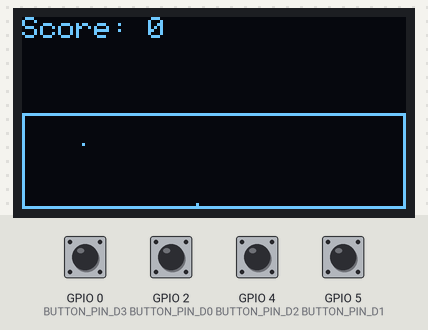
Simulated run of this sketch. Board: ESP32. Shown: 128×64 one-colour display. The test bench sets the inputs (shaded band); at power-on: GPIO 0 (BUTTON_PIN_D3), GPIO 2 (BUTTON_PIN_D0), GPIO 4 (BUTTON_PIN_D2), GPIO 5 (BUTTON_PIN_D1) HIGH. Random numbers use the default seed unless the sketch sets one; what the sketch prints to the serial monitor is not drawn. At 2.4 s the program stops and its outputs stay as they are.

Above: at 1.27 s.
1.3 s: GPIO 2 (BUTTON_PIN_D0) pulled LOW for 0.15 s
Timing chart, 0 to 3.9 s (numbered marks = the images above; inputs shaded):
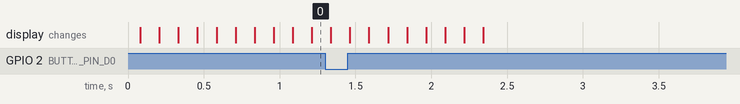

The sketch:

snake2.ino
```cpp
#include <Adafruit_GFX.h>
#include <Adafruit_SSD1306.h>

#define SCREEN_WIDTH 128
#define SCREEN_HEIGHT 64
#define OLED_RESET -1
Adafruit_SSD1306 display(SCREEN_WIDTH, SCREEN_HEIGHT, &Wire, OLED_RESET);

#define BUTTON_PIN_D0 2  // Пин, к которому подключена кнопка
#define BUTTON_PIN_D1 5  // Пин, к которому подключена кнопка
#define BUTTON_PIN_D2 4  // Пин, к которому подключена кнопка
#define BUTTON_PIN_D3 0  // Пин, к которому подключена кнопка

const int MAP_WIDTH = 128;  // Ширина карты
const int MAP_HEIGHT = 32;  // Высота карты (ограничение)

// Двумерный массив для карты (128x32)
char GameMap[MAP_WIDTH][MAP_HEIGHT];

// Структура для фруктов
class Food {
public:
    void SetFoodPosition() {
        bool validPosition = false;
        while (!validPosition) {
            food_x = 1 + (rand() % (MAP_WIDTH - 3));  // Генерация случайной позиции по X
            food_y = 1 + (rand() % (MAP_HEIGHT - 2)); // Генерация случайной позиции по Y
            if (GameMap[food_x][food_y] == ' ') {  // Проверка, что позиция свободна
                validPosition = true;
            }
        }
    }

    void DrawFood() {
        GameMap[food_x][food_y] = '*'; // Отображаем фрукт на карте
    }

    void ClearFood() {
        GameMap[food_x][food_y] = ' '; // Очищаем позицию фрукта
    }

    int GetFoodPositionX() { return food_x; }
    int GetFoodPositionY() { return food_y; }

private:
    int food_x;
    int food_y;
};

Food apple; // Создаем объект фрукта

// Структура для змеи
// Структура для змеи
class Snake {
public:
    // Структура для позиции змеи (головы и тела)
    struct Position {
        int x;
        int y;
    };

    Snake() {
        // Начальная позиция головы змеи
        snakeHead.x = 10;
        snakeHead.y = 10;
        snakeDirection = RIGHT;
        body.push_back(snakeHead); // Добавляем голову в тело змеи
    }

    // Отображение змеи на карте
    void DrawSnake() {
        // Очищаем старую позицию змеи на дисплее
        for (int i = 0; i < body.size(); ++i) {
            int x = body[i].x;
            int y = body[i].y + 32; // Сдвиг по оси Y для отображения на экране
            if (i == 0) {
                display.drawPixel(x, y, SSD1306_BLACK); // Очищаем старую голову
            } else {
                display.drawPixel(x, y, SSD1306_BLACK); // Очищаем старое тело
            }
        }

        // Отображаем голову и тело змеи
        for (int i = 0; i < body.size(); ++i) {
            int x = body[i].x;
            int y = body[i].y + 32; // Сдвиг по оси Y для отображения на экране
            if (i == 0) {
                display.drawPixel(x, y, SSD1306_WHITE); // Отображаем голову змеи
            } else {
                display.drawPixel(x, y, SSD1306_WHITE); // Отображаем тело змеи
            }
        }
    }

    // Перемещение змеи
    void Move() {
        // Сохраняем старое положение головы перед перемещением
        prevHead = snakeHead;

        // Перемещаем голову змеи в выбранном направлении
        switch (snakeDirection) {
            case UP:    snakeHead.y -= 1; break;
            case DOWN:  snakeHead.y += 1; break;
            case LEFT:  snakeHead.x -= 1; break;
            case RIGHT: snakeHead.x += 1; break;
        }

        // Добавляем новую голову в тело змеи
        body.insert(body.begin(), snakeHead);

        // Если змея не съела фрукт, удаляем последний сегмент тела
        if (!(snakeHead.x == apple.GetFoodPositionX() && snakeHead.y == apple.GetFoodPositionY())) {
            body.pop_back(); // Удаляем последний сегмент тела
        }
    }

    // Установка направления движения
    void SetDirection(int dir) {
        // Проверяем, не пытается ли игрок развернуться на 180 градусов
        if ((snakeDirection == UP && dir != DOWN) ||
            (snakeDirection == DOWN && dir != UP) ||
            (snakeDirection == LEFT && dir != RIGHT) ||
            (snakeDirection == RIGHT && dir != LEFT)) {
            snakeDirection = dir;
        }
    }

    // Получение текущей позиции головы змеи
    int GetHeadX() { return snakeHead.x; }
    int GetHeadY() { return snakeHead.y; }

    bool CheckCollision() {
        // Проверка на столкновение с границами
        if (snakeHead.x <= 0 || snakeHead.x >= MAP_WIDTH - 1 || snakeHead.y <= 0 || snakeHead.y >= MAP_HEIGHT - 1) {
            return true;
        }

        // Проверка на столкновение с собственным телом
        for (int i = 1; i < body.size(); ++i) {
            if (snakeHead.x == body[i].x && snakeHead.y == body[i].y) {
                return true;
            }
        }
        return false;
    }

    // Получение тела змеи
    std::vector<Position> GetBody() {
        return body;
    }

    enum Direction { UP, DOWN, LEFT, RIGHT };

private:
    Position snakeHead;  // Голова змеи
    Position prevHead;   // Предыдущее положение головы (для очистки)
    int snakeDirection;  // Направление змеи
    std::vector<Position> body;  // Вектор для тела змеи
};

Snake snake;  // Создаем объект змеи

void setup() {
    Serial.begin(115200);
    pinMode(BUTTON_PIN_D0, INPUT_PULLUP);
    pinMode(BUTTON_PIN_D1, INPUT_PULLUP);
    pinMode(BUTTON_PIN_D2, INPUT_PULLUP);
    pinMode(BUTTON_PIN_D3, INPUT_PULLUP);
    // Инициализация дисплея
    Wire.begin(14, 12);
    if (!display.begin(SSD1306_SWITCHCAPVCC, 0x3C)) {
        Serial.println(F("SSD1306 allocation failed"));
        while (true);  // Останавливаем выполнение, если дисплей не найден
    }

    display.clearDisplay();
    display.setTextSize(1); // Устанавливаем размер текста
    display.setTextColor(SSD1306_WHITE); // Цвет текста — белый

    // Инициализация карты (по умолчанию всё пусто)
    for (int y = 0; y < MAP_HEIGHT; ++y) {
        for (int x = 0; x < MAP_WIDTH; ++x) {
            GameMap[x][y] = ' '; // Пустой символ
        }
    }

    // Пример отрисовки рамки карты
    for (int x = 0; x < MAP_WIDTH; ++x) {
        GameMap[x][0] = '#'; // Верхняя граница
        GameMap[x][MAP_HEIGHT - 1] = '#'; // Нижняя граница
    }

    for (int y = 0; y < MAP_HEIGHT; ++y) {
        GameMap[0][y] = '#'; // Левая граница
        GameMap[MAP_WIDTH - 1][y] = '#'; // Правая граница
    }

    // Установка позиции фрукта на карте
    apple.SetFoodPosition();
    apple.DrawFood(); // Отображаем фрукт

    // Отображаем карту с фруктом
    DrawGameMap();
}

void DrawGameMap() {
    display.clearDisplay(); // Очистить экран

    // Отображаем только игровую карту (128x32)
    for (int y = 0; y < MAP_HEIGHT; ++y) {
        for (int x = 0; x < MAP_WIDTH; ++x) {
            char tile = GameMap[x][y];
            if (tile == '#') {
                display.drawPixel(x, y + 32, SSD1306_WHITE); // Отображаем стены
            } else if (tile == ' ') {
                display.drawPixel(x, y + 32, SSD1306_BLACK); // Пустые клетки
            } else if (tile == '*') {
                display.drawPixel(x, y + 32, SSD1306_WHITE); // Отображаем фрукт
            }
        }
    }

    // Отображаем змейку (с помощью функции)
    snake.DrawSnake();

    // Отображаем дополнительную информацию на верхней части экрана
    display.setCursor(0, 0); // Устанавливаем курсор в верхнюю часть экрана
    display.setTextSize(1); // Размер текста
    display.print(F("Score: "));
    display.print(snake.GetBody().size() - 1); // Пример для отображения счета (минус 1 за голову)

    display.display(); // Обновляем экран
}

void loop() {
    // Чтение данных с монитора порта и управление направлением змеи
    if (digitalRead(BUTTON_PIN_D0) == LOW) {
        snake.SetDirection(Snake::UP);
    } else if (digitalRead(BUTTON_PIN_D1) == LOW) {
        snake.SetDirection(Snake::DOWN);
    } else if (digitalRead(BUTTON_PIN_D2) == LOW) {
        snake.SetDirection(Snake::LEFT);
    } else if (digitalRead(BUTTON_PIN_D3) == LOW) {
        snake.SetDirection(Snake::RIGHT);
    }

    // Логика игры (например, перемещение объектов и обновление карты)
    snake.Move();  // Перемещаем змею

    // Проверка на съедение фрукта
    if (snake.GetHeadX() == apple.GetFoodPositionX() && snake.GetHeadY() == apple.GetFoodPositionY()) {
        apple.ClearFood();  // Очищаем старый фрукт
        apple.SetFoodPosition();  // Генерация нового фрукта
        apple.DrawFood();  // Отображаем новый фрукт
    }

    // Проверка на столкновение с границей или с собой
    if (snake.CheckCollision()) {
        Serial.println(F("Game Over!"));
        while (true);  // Завершаем игру
    }

    snake.DrawSnake();  // Отображаем змеиное тело как точку

    // Отображаем обновленную игровую карту
    DrawGameMap();

    delay(100);  // Задержка для замедления игры
}
```
